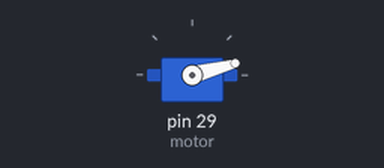
Simulated run of this sketch. Board: Arduino Mega 2560, built with avr-gcc and run on an emulated ATmega2560. Parts: servo.

Above: at 0.05 s.
At 6.0 s:
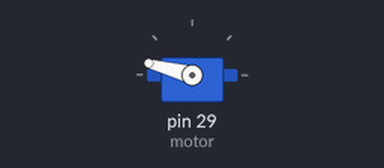
Timing chart, 0 to 7.8 s (numbered marks = the images above):
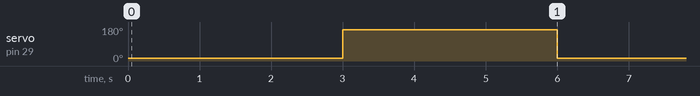

The sketch:

ServoTest.ino
```cpp
#include <Servo.h>

Servo motor;
bool hi = true;

void setup() {
  motor.attach(29);
  motor.write(0);
}

void loop() {
  if (hi) {
      motor.write(15);
      hi = false;
  }
  else {
      motor.write(165);
      hi = true;
  }
//  hi =
  delay(3000);
}
```

Measured:
- by itself, servo on pin 29 (motor): alternates 165° for 3.0 s and 15° for 3.0 s
